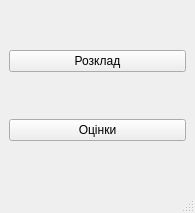
<?xml version="1.0" encoding="UTF-8"?>
<ui version="4.0">
 <class>student_menu</class>
 <widget class="QMainWindow" name="student_menu">
  <property name="geometry">
   <rect>
    <x>0</x>
    <y>0</y>
    <width>195</width>
    <height>213</height>
   </rect>
  </property>
  <property name="windowTitle">
   <string>Меню учня</string>
  </property>
  <widget class="QWidget" name="centralwidget">
   <layout class="QVBoxLayout" name="verticalLayout">
    <item>
     <widget class="QPushButton" name="see_rozklad">
      <property name="text">
       <string>Розклад</string>
      </property>
     </widget>
    </item>
    <item>
     <widget class="QPushButton" name="show_marks">
      <property name="text">
       <string>Оцінки</string>
      </property>
     </widget>
    </item>
   </layout>
  </widget>
  <widget class="QMenuBar" name="menubar">
   <property name="geometry">
    <rect>
     <x>0</x>
     <y>0</y>
     <width>195</width>
     <height>38</height>
    </rect>
   </property>
  </widget>
  <widget class="QStatusBar" name="statusbar"/>
 </widget>
 <resources/>
 <connections/>
</ui>
